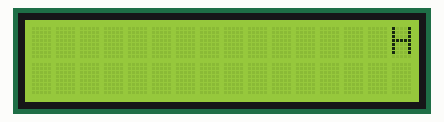
Simulated run of this sketch. Board: Arduino Uno, built with avr-gcc and run on an emulated ATmega328P. Shown: 16×2 character LCD.

Above: at 0.67 s.
At 2.69 s:
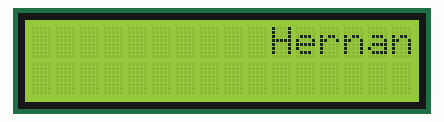
At 5.12 s:
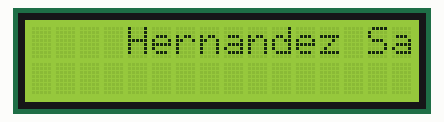
At 9.98 s:
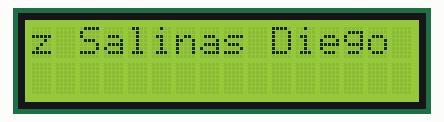
At 14.43 s:
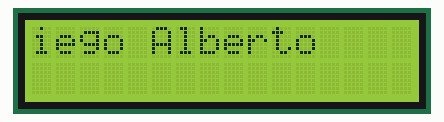
At 19.1 s:
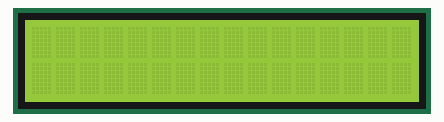

Measured:
- by itself, everything shown: repeats every 19.4 s, in 47 steps
- what the display in image 0 shows lasts 0.4 s, from 0.5 s to 0.9 s
- what the display in image 5 shows lasts 0.8 s, from 19.1 s to 19.9 s

The sketch:

LCD_Marquesina_Sin_Modulo.ino
```cpp
#include <LiquidCrystal.h>

// Define los nuevos pines para el LCD
const int rs = 0, enable = 1, d4 = 2, d5 = 3, d6 = 4, d7 = 5;

// Inicializa el LCD con los nuevos números de pines de la interfaz
LiquidCrystal lcd(rs, enable, d4, d5, d6, d7);

String mensaje = "Hernandez Salinas Diego Alberto ";
int maxDisplayChars = 16;

void setup() {
  lcd.begin(16, 2); // Configura el número de columnas y filas del LCD
}

void loop() {
  int mensajeLength = mensaje.length();
  // Muestra el mensaje con efecto de marquesina
  for (int i = 0; i < mensajeLength + maxDisplayChars; i++) {
    lcd.clear();

    // Calcula la cantidad de espacios a agregar al inicio
    int spaces = min(maxDisplayChars, maxDisplayChars - i);

    // Crea una cadena de espacios
    String spaceString = "";
    for (int j = 0; j < spaces; j++) {
      spaceString += " ";
    }

    // Calcula el inicio de la subcadena a mostrar
    int start = max(0, i - maxDisplayChars);

    // Crea la cadena para mostrar
    String displayString = spaceString + mensaje.substring(start, min(i, mensajeLength));

    // Muestra la porción del mensaje
    lcd.setCursor(0, 0);
    lcd.print(displayString);

    delay(400);
  }
}
```
